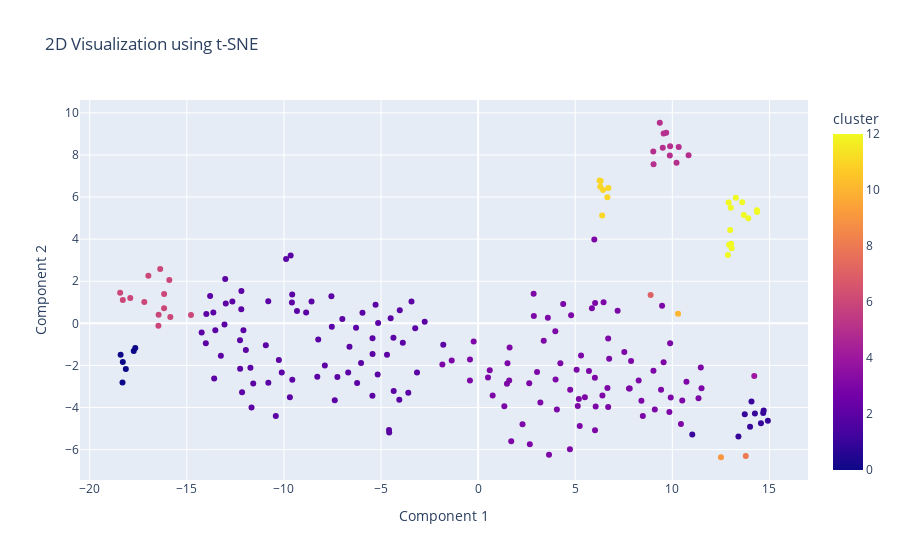

Here is the notebook cell this chart was saved with:
### Markdown cell above
# Kmeans cluster where n_cluster = 16

### Code cell
df_custom_cluster_13, kmeans_best = train_KMeans(df_mi, n_clusters=13, random_state=42, visualization_method='TSNE', plot_3d=False)

### Figure 1 — Plotly figure (JSON) as saved in the notebook; plotly's stock layout.template omitted (floating-point values rounded to 4 significant figures; data arrays with more than 128 entries replaced by an {"elided": "..."} marker saying what was removed)
{"data": [{"hovertemplate": "<b>%{hovertext}</b><br><br>Component 1=%{x}<br>Component 2=%{y}<br>cluster=%{marker.color}<extra></extra>", "hovertext": {"elided": "210 int values"}, "legendgroup": "", "marker": {"color": {"elided": "210 int values"}, "coloraxis": "coloraxis", "symbol": "circle"}, "mode": "markers", "name": "", "orientation": "v", "showlegend": false, "type": "scatter", "x": {"elided": "210 float values"}, "xaxis": "x", "y": {"elided": "210 float values"}, "yaxis": "y"}], "layout": {"coloraxis": {"colorbar": {"title": {"text": "cluster"}}, "colorscale": [[0, "#0d0887"], [0.1111, "#46039f"], [0.2222, "#7201a8"], [0.3333, "#9c179e"], [0.4444, "#bd3786"], [0.5556, "#d8576b"], [0.6667, "#ed7953"], [0.7778, "#fb9f3a"], [0.8889, "#fdca26"], [1, "#f0f921"]]}, "legend": {"tracegroupgap": 0}, "title": {"text": "2D Visualization using t-SNE"}, "xaxis": {"anchor": "y", "domain": [0, 1], "title": {"text": "Component 1"}}, "yaxis": {"anchor": "x", "domain": [0, 1], "title": {"text": "Component 2"}}}}
